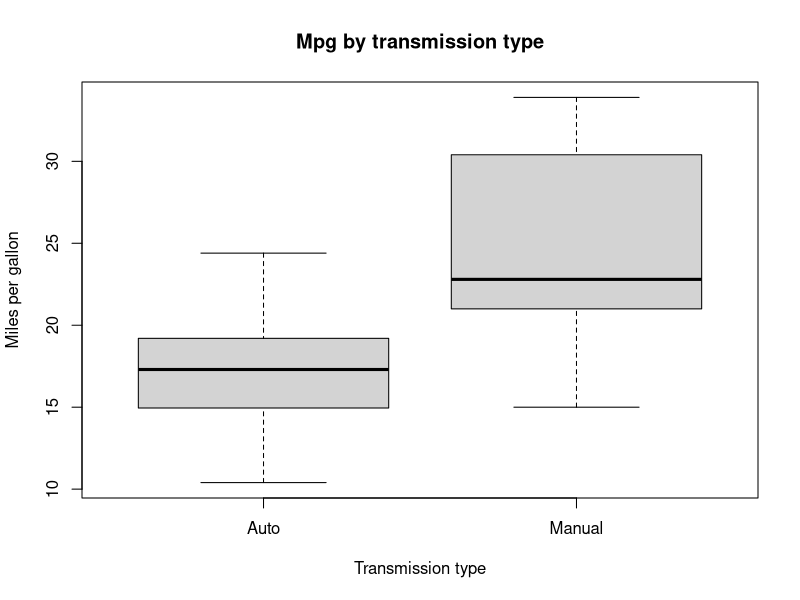
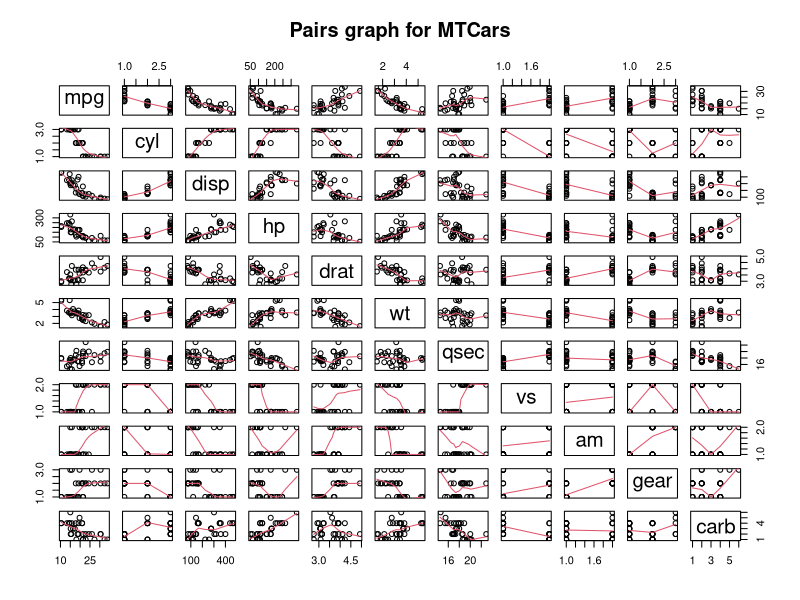
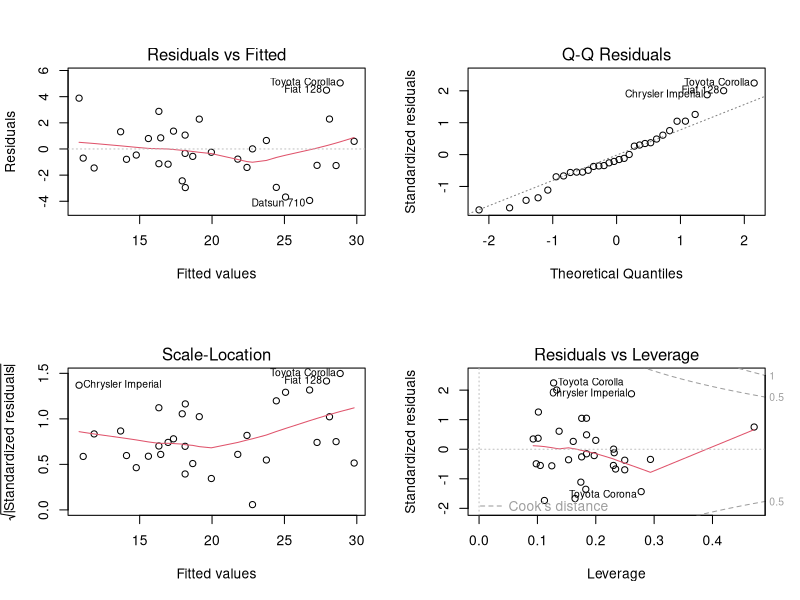

Recreate these plots in R, in order.
## ---- chunk 1
library(knitr)
library(markdown)
## ---- chunk 2
data(mtcars)
str(mtcars)
## ---- chunk 3
mtcars$cyl <- factor(mtcars$cyl)
mtcars$vs <- factor(mtcars$vs)
mtcars$gear <- factor(mtcars$gear)
mtcars$carb <- factor(mtcars$carb)
mtcars$am <- factor(mtcars$am)
levels(mtcars$am) <- c("Auto", "Manual")
## ---- chunk 4
t.test(mpg ~ am, data = mtcars)
wilcox.test(mpg ~ am, data = mtcars)
## ---- chunk 5
model.all <- lm(mpg ~ ., data = mtcars)
model <- step(model.all)
summary(model)
## ---- chunk 6
model0 <- lm(mpg ~ am, data = mtcars)
anova(model0, model)
## ---- chunk 7
leverage <- hatvalues(model)
leverage[which(leverage > 0.5)]
## ---- chunk 8
influential <- dfbetas(model)
influential[which(abs(influential) > 1)]
## ---- chunk 9
plot(mpg ~ am, data = mtcars, main = "Mpg by transmission type", xlab = "Transmission type", ylab = "Miles per gallon")
pairs(mtcars, panel = panel.smooth, main = "Pairs graph for MTCars")
par(mfrow = c(2, 2))
plot(model)
